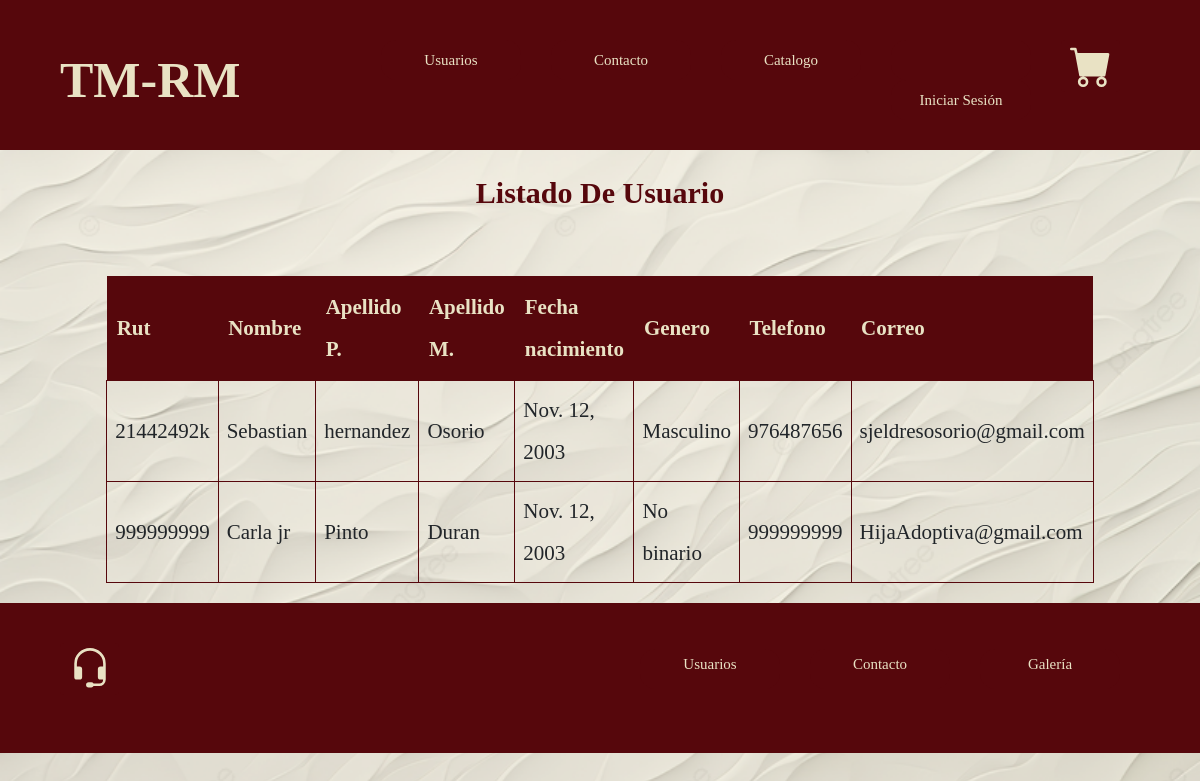
Before: /noticias with the older database file.
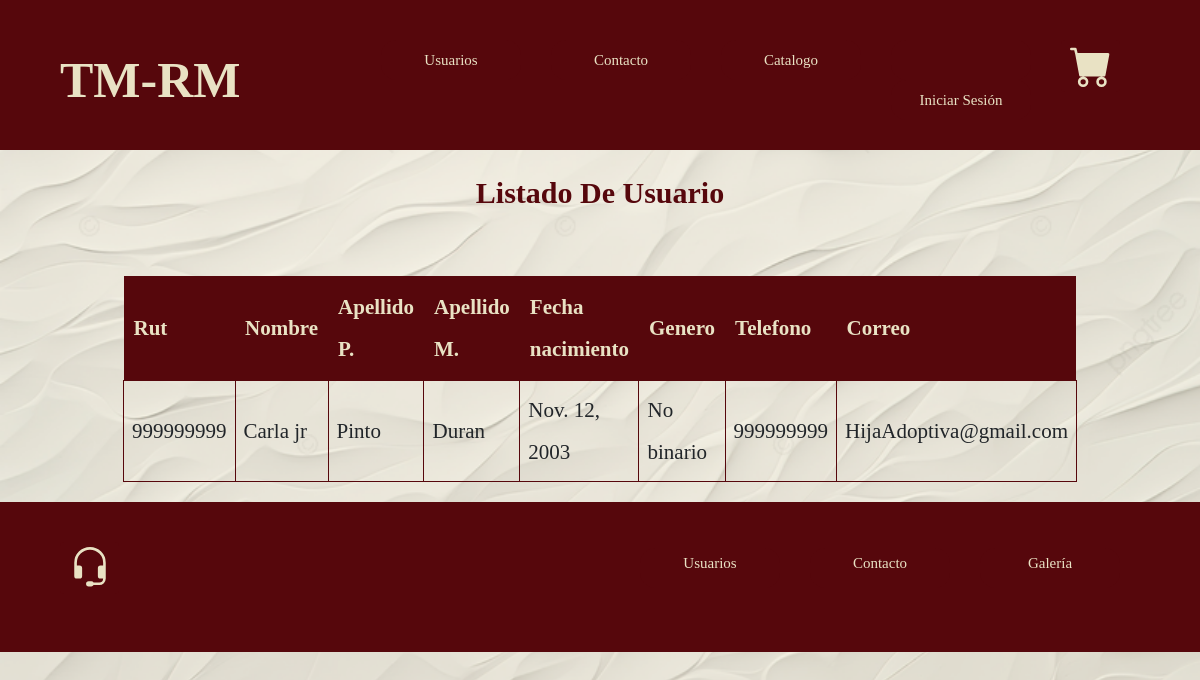
After: the same page with the newer database file.
### taller1/models.py (models this page shows, shortened)
class Usuario(models.Model):
    rut = models.CharField(primary_key=True, max_length=10)
    nombre = models.CharField(max_length=20)
    apellido_paterno = models.CharField(max_length=20)
    apellido_materno = models.CharField(max_length=20)
    fecha_nacimiento = models.DateField(blank=False, null=False)
    id_genero = models.ForeignKey(Genero, on_delete=models.CASCADE, db_column='idGenero')
    telefono = models.CharField(max_length=45)
    email = models.EmailField(unique=True, max_length=100, blank=True, null=True)

class Genero(models.Model):
    id_genero = models.AutoField(db_column='idGenero', primary_key=True)
    genero = models.CharField(max_length=20, blank=False, null=False)
    def __str__(self):
        return self.genero

### taller1/views.py (the view)
# urls.py: path('noticias', views.noticias, name='noticias'),
def noticias(request):
    Usuarios= Usuario.objects.all()
    context = {"Usuarios":Usuarios}
    return render(request, 'taller1/noticias.html', context)

### taller1/templates/taller1/noticias.html (shortened to what this page needs)
{% extends 'taller1/base.html' %}
{% load static %}
{% block content %}
<div style="text-align: center;">
    <h1 class="subtitulo">Listado De Usuario</h1><br>
<div class="contenedor_listado">
    <table class="tabla_listado centrar-texto">
        <thead class="cabeza_tabla">
            <tr>
                <th>Rut</th>
                <th>Nombre</th>
                <th>Apellido P.</th>
                <th>Apellido M.</th>
                <th>Fecha nacimiento</th>
                <th>Genero</th>
                <th>Telefono</th>
                <th>Correo</th>
            </tr>
        </thead>
        <tbody class="cuerpo_tabla">
            {% for x in Usuarios %}
                <tr>
                    <td>{{ x.rut }}</td>
                    <td>{{ x.nombre }}</td>
                    <td>{{ x.apellido_paterno }}</td>
                    <td>{{x.apellido_materno}}</td>
                    <td>{{x.fecha_nacimiento}}</td>
                    <td>{{x.id_genero}}</td>
                    <td>{{x.telefono}}</td>
                    <td>{{x.email}}</td>
                </tr>
            {% endfor %}
        </tbody>
    </table>
</div>
</div>
{% endblock %}

Changed rows visible on the page:
removed Usuario: rut "21442492k", nombre "Sebastian", apellido_paterno "hernandez", apellido_materno "Osorio", fecha_nacimiento "Nov. 12, 2003", id_genero "Masculino", telefono "976487656", email "sjeldresosorio@gmail.com"
